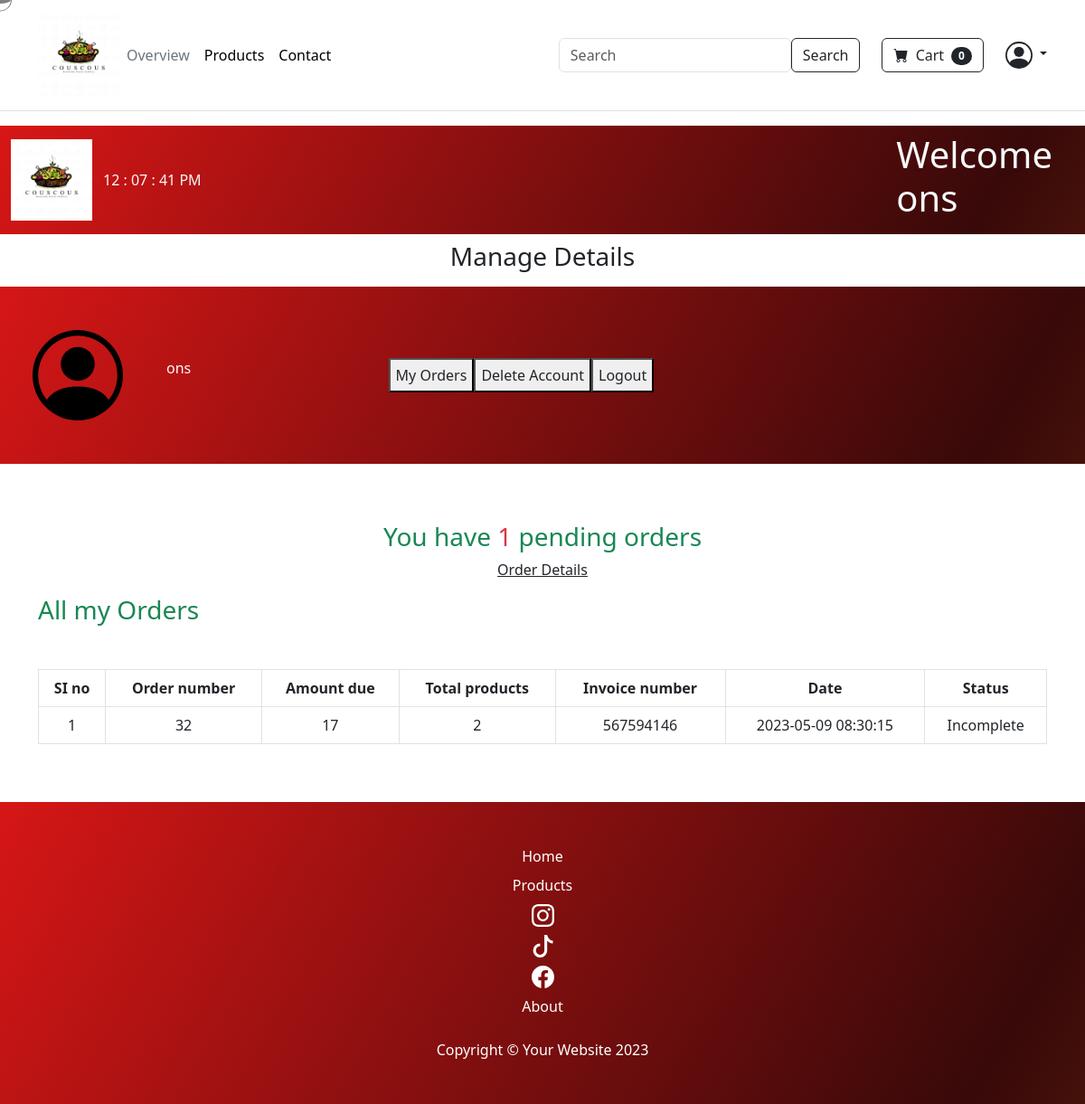
The app's page /user.php?my_orders (signed in) with its own data.
### tables this page shows
CREATE TABLE `user_table` (
  `user_id` int(11) NOT NULL,
  `username` varchar(100) NOT NULL,
  `user_image` varchar(255) NOT NULL,
  `user_address` varchar(100) NOT NULL,
  `user_mobile` varchar(20) NOT NULL,
  `user_email` varchar(255) NOT NULL,
  `user_password` varchar(255) NOT NULL,
  `ip_add` varchar(100) NOT NULL,
  `role` varchar(100) NOT NULL
);

CREATE TABLE `user_orders` (
  `order_id` int(11) NOT NULL,
  `user_id` int(11) NOT NULL,
  `amount_due` int(255) NOT NULL,
  `invoice_number` int(255) NOT NULL,
  `total_products` int(255) NOT NULL,
  `order_date` timestamp NOT NULL DEFAULT current_timestamp() ON UPDATE current_timestamp(),
  `order_status` varchar(255) NOT NULL
);

### my_order.php (the view, shortened to what this page needs)
<?php
$username=$_SESSION['username'];
$get_user="SELECT * from user_table where username='$username'";
$result=mysqli_query($conn,$get_user);
$row_fetch=mysqli_fetch_assoc($result);
$user_id=$row_fetch['user_id'];
?>
<div class="container">
<h3 class="text-success">All my Orders</h3>
<table class="table table-bordered my-5 bg-grey text-center">
  <tr>
    <th>SI no</th>
    <th>Order number</th>
    <th>Amount due</th>
    <th>Total products</th>
    <th>Invoice number</th>
    <th>Date</th>
    <th>Status</th>
  </tr>
  <?php
    $get_order_details="SELECT * from user_orders where user_id=$user_id";
    $result_order=mysqli_query($conn,$get_order_details);
    while($row_data=mysqli_fetch_assoc($result_order)){
        $order_id=$row_data['order_id'];
        $amount_due=$row_data['amount_due'];
        $total_products=$row_data['total_products'];
        $invoice_number=$row_data['invoice_number'];
        $order_status=$row_data['order_status'];
        if($order_status=='pending'){
            $order_status='Incomplete';
        }else {
            $order_status='Complete';
        }
        $order_date=$row_data['order_date'];
        $num=1;
        echo "
        <tr>
    <td>$num</td>
    <td>$order_id</td>
    <td>$amount_due</td>
    <td>$total_products</td>
    <td>$invoice_number</td>
    <td>$order_date</td>
    <td>$order_status</td>
    </tr>
        ";
    }
?>
</table>
</div>

### functions/common_function.php (shortened to what this page needs)
<?php
@include('./includes/connect.php');
function cart_item(){
    global $conn;
    $ip=getIPAddress();
    if(isset($_GET['add_to_cart'])){
       $select_query="SELECT * from cart_details where ip_add='$ip' ";
       $result_query=mysqli_query($conn,$select_query);
       $count_cart_items=mysqli_num_rows($result_query);
       }else{
    $select_query="SELECT * from cart_details where ip_add='$ip'";
       $result_query=mysqli_query($conn,$select_query);
       $count_cart_items=mysqli_num_rows($result_query);
       }
       echo $count_cart_items;
    }
function getIPAddress() {
     if(!empty($_SERVER['HTTP_CLIENT_IP'])) {
                $ip = $_SERVER['HTTP_CLIENT_IP'];
        }
    elseif (!empty($_SERVER['HTTP_X_FORWARDED_FOR'])) {
                $ip = $_SERVER['HTTP_X_FORWARDED_FOR'];
     }
    else{
             $ip = $_SERVER['REMOTE_ADDR'];
     }
     return $ip;
}
function get_total_order_details(){
    global $conn;
    $username=$_SESSION['username'];
    $get_details="SELECT * from user_table where username='$username'";
    $result=mysqli_query($conn,$get_details);
    while($row_query=mysqli_fetch_array($result)){
        $user_id=$row_query['user_id'];
                    $get_orders="SELECT * from user_orders where user_id=$user_id and order_status='pending'";
                    $result_orders=mysqli_query($conn,$get_orders);
                    $row_count=mysqli_num_rows($result_orders);
                    if($row_count>0){
                        echo"<h3 class='text-center text-success mt-5 mb-2'>You have <span class='text-danger'>$row_count</span> pending orders</h3>
                        <p class='text-center'> <a href='user.php?my_orders' class='text-dark'>Order Details</a></p>";
                    }else{
                        echo"<h3 class='text-center text-success mt-5 mb-2'>You have <span class='text-danger'>0</span> pending orders</h3>
                        <p class='text-center'> <a href='./index.php' class='text-dark'>Explore Products</a></p>";
                    }
                }
            }
?>

### records on screen
user_table: row_count "1"
user_orders: num "1", order_id "32", amount_due "17", total_products "2", invoice_number "567594146", order_date "2023-05-09 08:30:15", order_status "Incomplete"

### other values on screen
$count_cart_items "0"
$_SESSION['username'] "ons"
